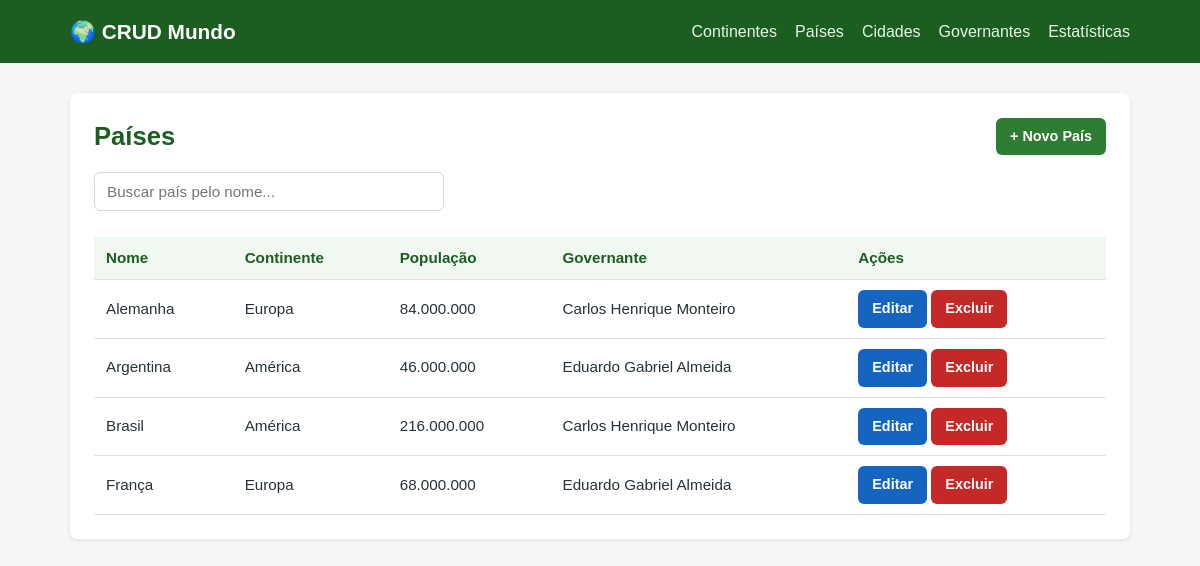
/paises_listar.php, run on the app's committed database.
### tables this page shows
create table paises (
    id int auto_increment primary key,
    nome varchar(100) not null,
    continente_id int not null,
    populacao bigint not null default 0,
    area decimal(15,2) not null default 0,
    idioma varchar(100),
    governante_id int null,
    clima varchar(100),
    regime_politico varchar(100),
    moeda varchar(50),
    constraint fk_pais_continente foreign key (continente_id) references continentes(id) on delete restrict,
    constraint fk_pais_governante foreign key (governante_id) references governantes(id) on delete set null
);

create table continentes (
    id int auto_increment primary key,
    nome varchar(50) not null,
    populacao bigint not null default 0,
    area decimal(15,2) not null default 0,
    total_paises int not null default 0
);

create table governantes (
    id  int auto_increment primary key,
    nome varchar(100) not null,
    partido_politico varchar(100),
    data_nascimento date,
    idade int,
    data_inicio_mandato date,
    data_fim_mandato date null
);

### paises_listar.php (the view, shortened to what this page needs)
<?php
require_once "config/conexao.php";
$sql = "SELECT p.id, p.nome, c.nome AS continente_nome, p.populacao, g.nome AS governante_nome
        FROM paises p
        INNER JOIN continentes c ON p.continente_id = c.id
        LEFT JOIN governantes g ON p.governante_id = g.id
        ORDER BY p.nome";
$resultado = mysqli_query($conexao, $sql);
require_once "includes/cabecalho.php";
?>
<div class="container">
    <div class="topo-pagina">
        <h1>Países</h1>
        <a href="paises_form.php" class="botao botao-criar">+ Novo País</a>
    </div>
    <div class="caixa-busca">
        <input type="text" id="campo-busca" placeholder="Buscar país pelo nome..." onkeyup="buscarRegistros('paises')">
    </div>
    <div class="tabela-rolavel">
        <table class="tabela-dados">
            <thead>
                <tr>
                    <th>Nome</th>
                    <th>Continente</th>
                    <th>População</th>
                    <th>Governante</th>
                    <th>Ações</th>
                </tr>
            </thead>
            <tbody id="corpo-tabela">
                <?php if (mysqli_num_rows($resultado) === 0): ?>
                    <tr><td colspan="5">Nenhum país cadastrado ainda.</td></tr>
                <?php else: ?>
                    <?php while ($linha = mysqli_fetch_assoc($resultado)): ?>
                        <tr>
                            <td><?php echo htmlspecialchars($linha["nome"]); ?></td>
                            <td><?php echo htmlspecialchars($linha["continente_nome"]); ?></td>
                            <td><?php echo number_format($linha["populacao"], 0, ",", "."); ?></td>
                            <td><?php echo $linha["governante_nome"] ? htmlspecialchars($linha["governante_nome"]) : "—"; ?></td>
                            <td class="coluna-acoes">
                                <a href="paises_form.php?id=<?php echo $linha["id"]; ?>" class="botao botao-editar">Editar</a>
                                <a href="paises_excluir.php?id=<?php echo $linha["id"]; ?>"
                                   class="botao botao-excluir"
                                   onclick="return confirmarExclusao('<?php echo htmlspecialchars($linha["nome"], ENT_QUOTES); ?>');">Excluir</a>
                            </td>
                        </tr>
                    <?php endwhile; ?>
                <?php endif; ?>
            </tbody>
        </table>
    </div>
</div>
<?php require_once "includes/rodape.php"; ?>

### css/estilo.css (style rules this page uses)
* { margin: 0; padding: 0; box-sizing: border-box; }
body { font-family: Arial, Helvetica, sans-serif; background-color: #f4f6f8; color: #263238; line-height: 1.5; }
a { text-decoration: none; color: inherit; }
.container { background-color: #ffffff; border-radius: 8px; padding: 24px; box-shadow: 0 1px 4px rgba(0, 0, 0, 0.1); }
h1 { font-size: 1.6rem; margin-bottom: 16px; color: #1b5e20; }
.topo-pagina { display: flex; flex-wrap: wrap; justify-content: space-between; align-items: center; gap: 12px; margin-bottom: 16px; }
.topo-pagina h1 { margin-bottom: 0; }
.tabela-dados { width: 100%; border-collapse: collapse; margin-top: 10px; }
.tabela-dados th, .tabela-dados td { text-align: left; padding: 10px 12px; border-bottom: 1px solid #e0e0e0; font-size: 0.95rem; }
.tabela-dados th { background-color: #f1f8f2; color: #1b5e20; font-weight: 700; }
.coluna-acoes { white-space: nowrap; }
.tabela-rolavel { width: 100%; overflow-x: auto; }
.caixa-busca { margin-bottom: 16px; }
.caixa-busca input { width: 100%; max-width: 350px; padding: 10px 12px; border: 1px solid #cfd8dc; border-radius: 6px; font-size: 0.95rem; }
.botao { display: inline-block; padding: 8px 14px; border-radius: 6px; font-size: 0.9rem; font-weight: 600; border: none; cursor: pointer; }
.botao-criar { background-color: #2e7d32; color: #fff; }
.botao-editar { background-color: #1565c0; color: #fff; }
.botao-excluir { background-color: #c62828; color: #fff; }

### data on the page
paises: nome "Alemanha", continente.nome "Europa", populacao "84.000.000", governante.nome "Carlos Henrique Monteiro"
paises: nome "Argentina", continente.nome "América", populacao "46.000.000", governante.nome "Eduardo Gabriel Almeida"
paises: nome "Brasil", continente.nome "América", populacao "216.000.000", governante.nome "Carlos Henrique Monteiro"
paises: nome "França", continente.nome "Europa", populacao "68.000.000", governante.nome "Eduardo Gabriel Almeida"
